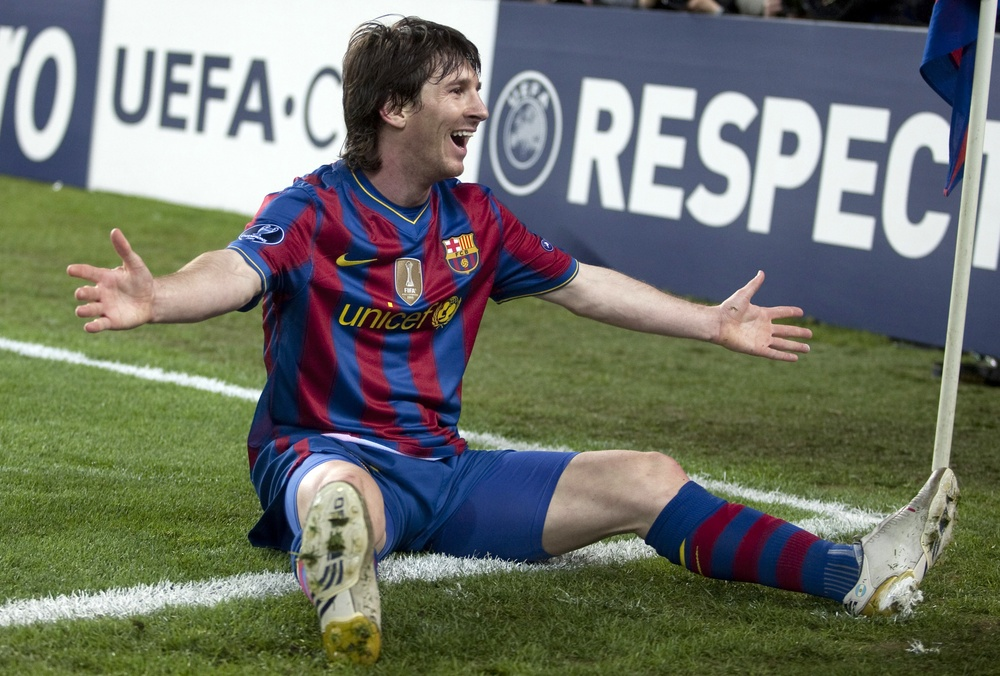
//> input picture c++/data/Leo.jpg, 1000 x 676 px, shrunk from 3106 x 2100 before the run
$ ./ep5   (built with g++ and OpenCV 4)
//> lines starting //> are read from the running program, lines starting //| are printed output that depends on the picture
#include <iostream>
#include <opencv2/opencv.hpp>


/*

This code is for Convolution. cv::filter2d()

*/

int main() {
    // Crear una matriz personalizada de 3x3 con valores float
    cv::Mat custom= cv::imread ("/home/uli/Desktop/tec/personal/vision/c++/data/Leo.jpg", cv::IMREAD_GRAYSCALE);
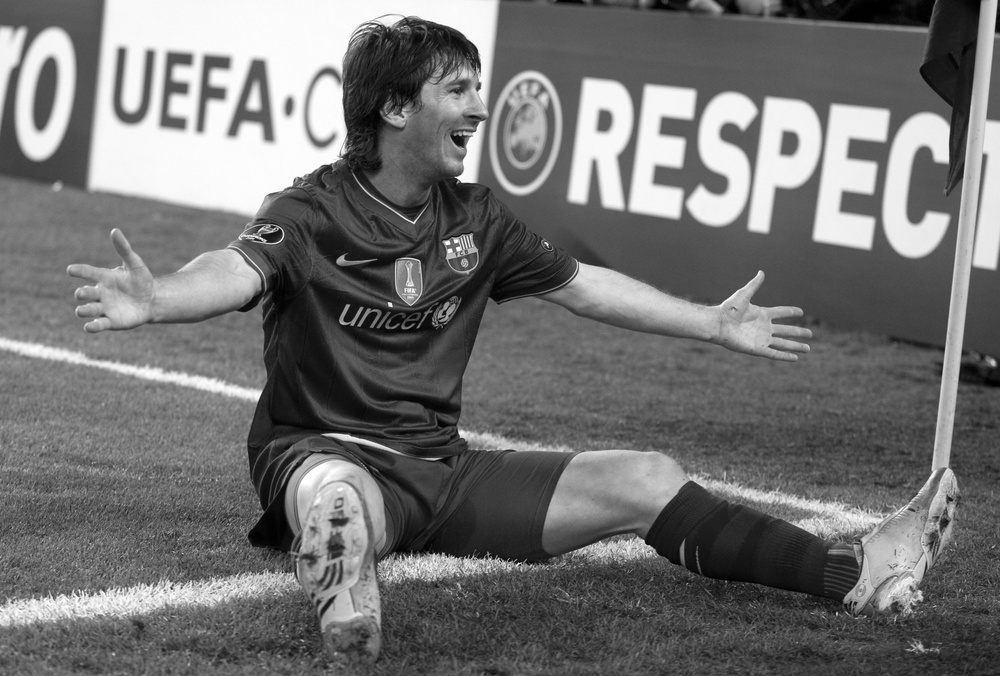
//> custom: 676 rows x 1000 cols, CV_8UC1; min 0, max 255, mean 113.3
    cv::Mat_<float>kernel(3,3);

    //This kernel is to sharpen images
    kernel<<-1,1,-1,
           1,1,1,
           -1,1,-1 ; //u can change this. If the sum gives you 1, the output is normal. Try when it gives u 0.


    // Crear una ventana para mostrar la matriz
    cv::namedWindow("Custom", cv::WINDOW_NORMAL);
    cv::namedWindow("Kernel", cv::WINDOW_NORMAL);
    cv::namedWindow("Gaussian", cv::WINDOW_NORMAL);

    // Escalar los valores de la matriz para visualización (0-255)
    cv::Mat custom2, kernel2, filter2d, filter2d2, gauss, gauss2;

    //Guassian
    cv::GaussianBlur(custom, gauss, cv::Size(3,3),0);

    //filtro
    cv::filter2D(custom,filter2d, -1, kernel, cv::Point(-1,-1));
//> kernel = [[-1, 1, -1], [1, 1, 1], [-1, 1, -1]]

    custom.convertTo(custom2, CV_8UC1);
    kernel.convertTo(kernel2, CV_8UC1);
//> kernel2 = [[0, 1, 0], [1, 1, 1], [0, 1, 0]]
    filter2d.convertTo(filter2d2, CV_8UC1);
    gauss.convertTo(gauss2, CV_8UC1);


    // Mostrar la matriz escalada como imagen
    cv::imshow("Custom", custom2);
    cv::imshow("Kernel", kernel2);
    cv::imshow("Filter2D", filter2d2);

    // Esperar a que el usuario presione una tecla
    cv::waitKey(0);

    return 0;
}
